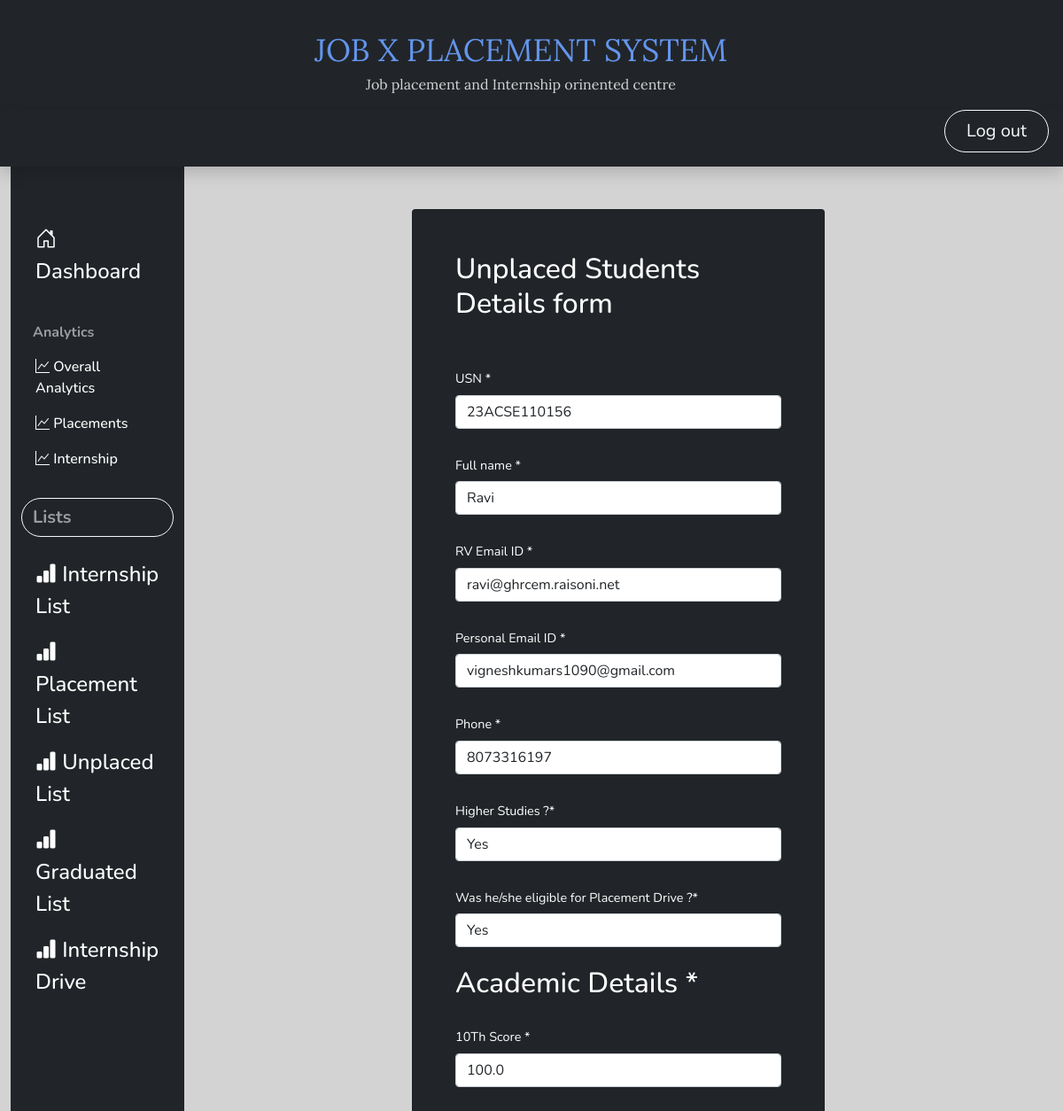
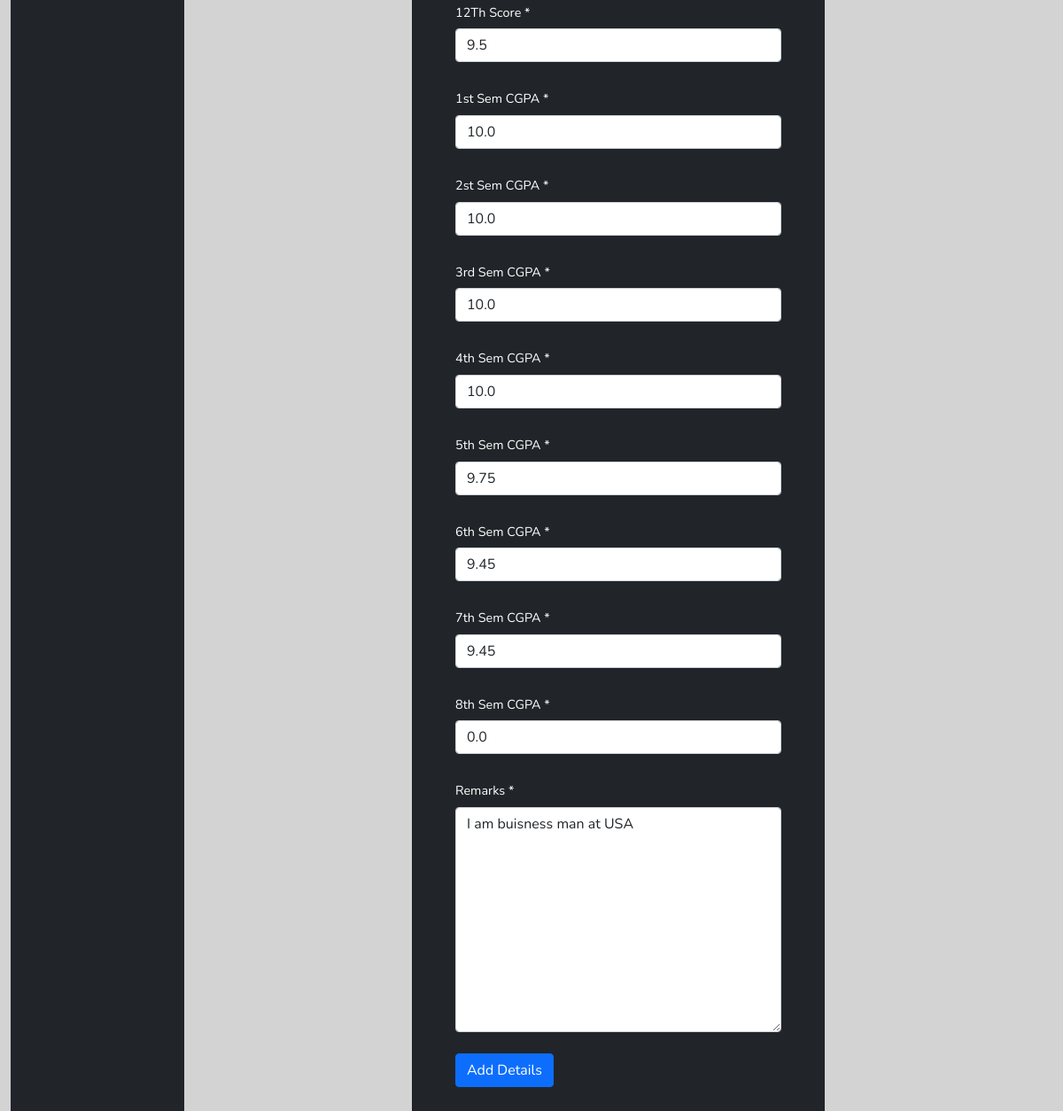
Screenshot of /Student_SPC/Uform/1 (signed in) with the database file from the repository (2 pictures, top to bottom).
### main_app/models.py (models this page shows)
class Unplaced(models.Model):
    Usn = models.CharField(max_length=15)
    Full_name=models.CharField(max_length=50)
    rvce_email=models.CharField(max_length=50)
    personal_email=models.CharField(max_length=50)
    phone=models.CharField(max_length=15)
    Interested_In_higherStudies=models.CharField(max_length=5,choices=higher_choices)
    Eligible=models.CharField(max_length=5,choices=higher_choices,default='No')
    Ten_score=models.FloatField(default=0)
    Twelth_score=models.FloatField(default=0)
    first_cgpa=models.FloatField(default=0)
    sec_cgpa=models.FloatField(default=0)
    third_cgpa=models.FloatField(default=0)
    four_cgpa=models.FloatField(default=0)
    five_cgpa=models.FloatField(default=0)
    six_cgpa=models.FloatField(default=0)
    seven_cgpa=models.FloatField(default=0)
    eight_cgpa=models.FloatField(default=0)
    Remarks=models.CharField(max_length=400)

### main_app/views.py (the view, shortened to what this page needs)
# urls.py: path('Uform/', views.Unplaced_form,name='Uform'),
@login_required
def Unplaced_form(request,id=0):
    if request.user.is_authenticated:
        if request.method == "GET":
            if id==0:
                form = Unplacedform()
            else:
                G=Unplaced.objects.get(pk=id)
                form=Unplacedform(instance=G)
            return render(request,"Unplaced_form.html",{'form':form})

### main_app/templates/Unplaced_form.html (shortened to what this page needs)
{% extends 'base.html'%}
{% block sidebar %}
{% if user.is_authenticated and user.is_superuser or user.is_staff %}
{% include 'SPCsidebar.html'%}
{% endif %}
{% endblock %}
{% block content %}
{% if user.is_authenticated and user.is_superuser or user.is_staff %}
<main class="col-md-9 ms-sm-auto col-lg-10 px-md-4">
    <div class="card text-white bg-dark col-md-6 offset-md-3 mt-5 p-5">
      <h1 class="h2 mb-4">Unplaced Students Details form</h1>
      <form action=" " method="post">
        <div class="mt-4">
          <label class="col-form-label">USN *</label>
          {{ form.Usn }}
        </div>
        <div class="mt-4">
          <label class="col-form-label">Full name *</label>
          {{ form.Full_name }}
        </div>
        <div class="mt-4">
          <label class="col-form-label">RV Email ID *</label>
          {{ form.rvce_email}}
        </div>
        <div class="mt-4">
          <label class="col-form-label">Personal Email ID *</label>
          {{ form.personal_email}}
        </div>
        <div class="mt-4">
          <label class="col-form-label">Phone *</label>
          {{ form.phone }}
        </div>
        <div class="mt-4">
          <label class="col-form-label">Higher Studies ?*</label>
          {{ form.Interested_In_higherStudies }}
        </div>
        <div class="mt-4">
          <label class="col-form-label">Was he/she eligible for Placement Drive ?*</label>
          {{ form.Eligible }}
        </div>
        <br>
        <h2 class="h2 mb-4">Academic Details *</h2>
        <div class="mt-4">
          <label class="col-form-label">10Th Score *</label>
          {{ form.Ten_score}}
        </div>
        <div class="mt-4">
            <label class="col-form-label">12Th Score *</label>
            {{ form.Twelth_score}}
          </div>
          <div class="mt-4">
            <label class="col-form-label">1st Sem CGPA *</label>
            {{ form.first_cgpa}}
          </div>
          <div class="mt-4">
            <label class="col-form-label">2st Sem CGPA *</label>
            {{ form.sec_cgpa}}
          </div>
          <div class="mt-4">
            <label class="col-form-label">3rd Sem CGPA *</label>
            {{ form.third_cgpa}}
          </div>
          <div class="mt-4">
            <label class="col-form-label">4th Sem CGPA *</label>
            {{ form.four_cgpa}}
          </div>
          <div class="mt-4">
            <label class="col-form-label">5th Sem CGPA *</label>
            {{ form.five_cgpa}}
          </div>
          <div class="mt-4">
            <label class="col-form-label">6th Sem CGPA *</label>
            {{ form.six_cgpa}}
          </div>
          <div class="mt-4">
            <label class="col-form-label">7th Sem CGPA *</label>
            {{ form.seven_cgpa}}
          </div>
          <div class="mt-4">
            <label class="col-form-label">8th Sem CGPA *</label>
            {{ form.eight_cgpa}}
          </div>
          <div class="mt-4">
            <label class="col-form-label">Remarks *</label>
            {{ form.Remarks}}
          </div>
        <div class="mt-4">
          <button type="submit" class="btn btn-primary">Add Details</button>
        </div>
      </form>
    </div>
  </main>
{% endif %}
{% endblock %}

### static/css/style.css (style rules this page uses)
body { font-size: 0.9rem; font-family: 'Nunito', sans-serif; background-color:#d3d3d3; }

### rows the page displays
Unplaced: Usn "23ACSE110156", Full_name "Ravi", rvce_email "ravi@ghrcem.raisoni.net", personal_email "vigneshkumars1090@gmail.com", phone "8073316197", Interested_In_higherStudies "Yes", Eligible "Yes", Ten_score "100.0", Twelth_score "9.5", first_cgpa "10.0", sec_cgpa "10.0", third_cgpa "10.0", four_cgpa "10.0", five_cgpa "9.75", six_cgpa "9.45", seven_cgpa "9.45", eight_cgpa "0.0", Remarks "I am buisness man at USA"
